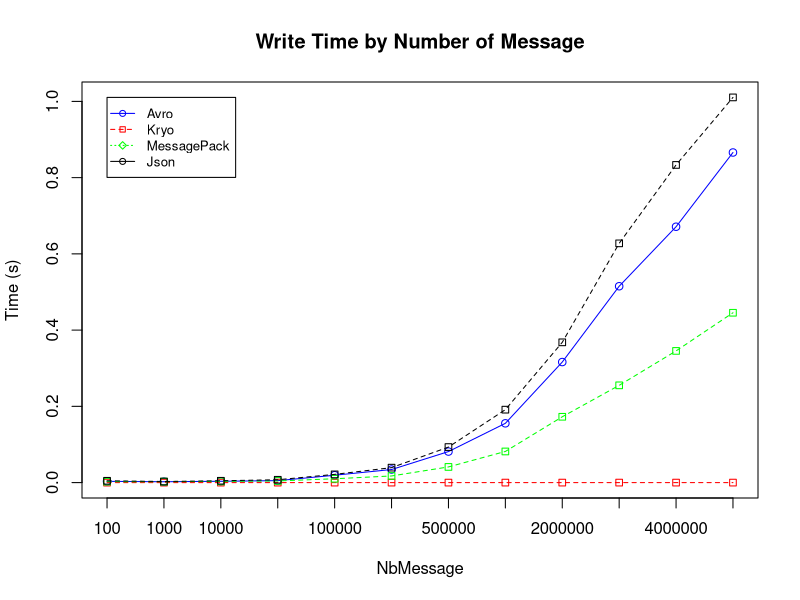
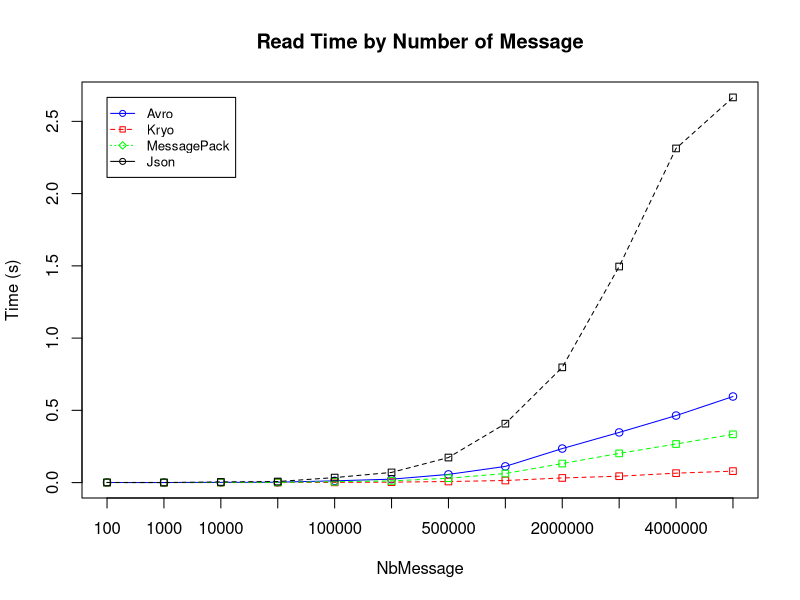
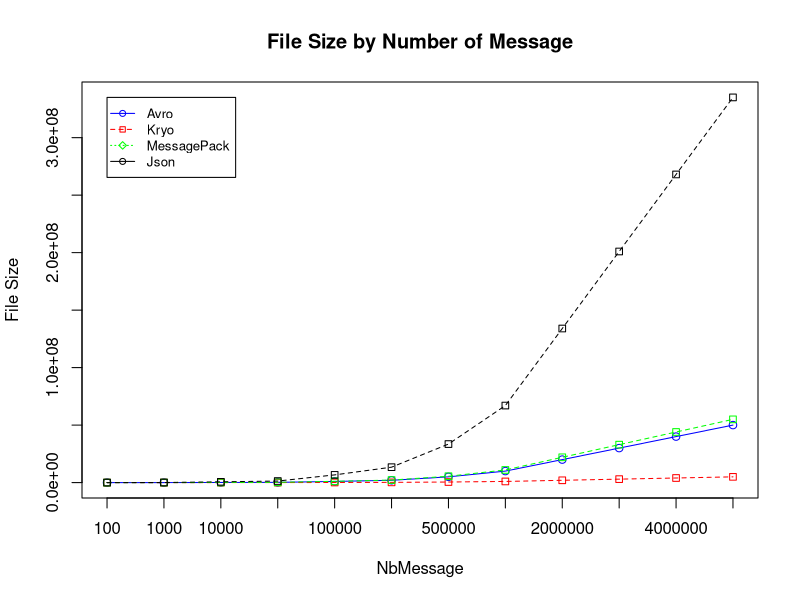

Recreate these plots in R, in order.
MyData <- read.csv(file="stats.csv", header=TRUE, sep=",")
Avro<-MyData[MyData$V1=="Avro",]
Kryo<-MyData[MyData$V1=="Kryo",]
MessagePack<-MyData[MyData$V1=="MessagePack",]
Json<-MyData[MyData$V1=="Json",]

mean<-aggregate(MyData$V3, list(gp=MyData$V1, mean=MyData$V2), mean)
max<-aggregate(MyData$V3, list(gp=MyData$V1, max=MyData$V2), max)
min<-aggregate(MyData$V3, list(gp=MyData$V1, min=MyData$V2), min)

AvroMean<-aggregate(Avro$V3, list(nbMessage=Avro$V2), mean)
KryoMean<-aggregate(Kryo$V3, list(nbMessage=Kryo$V2), mean)
MessagePackMean<-aggregate(MessagePack$V3, list(nbMessage=MessagePack$V2), mean)
JsonMean<-aggregate(Json$V3, list(nbMessage=Json$V2), mean)

max_y <- max(mean$x)

plot(AvroMean$x, type="o", col="blue",ylim=c(0,max_y), xaxt="n",  ann=FALSE)
lines(KryoMean$x, type="o", pch=22, lty=2,    col="red")
lines(MessagePackMean$x, type="o", pch=22, lty=2,    col="green")
lines(JsonMean$x, type="o", pch=22, lty=2,    col="black")

# Create a title with a red, bold/italic font
title(main="Write Time by Number of Message", col.main="black", font.main=2)

# Label the x and y axes with dark green text
title(xlab= "NbMessage", col.lab=rgb(0,0,0))
title(ylab= "Time (s)", col.lab=rgb(0,0,0))
axis(1, at=1:12, lab=AvroMean$nbMessage)
legend(1, max_y, c("Avro","Kryo","MessagePack","Json"), cex=0.8, col=c("blue","red","green","black"), 
       pch=21:23, lty=1:3);


mean<-aggregate(MyData$V4, list(gp=MyData$V1, mean=MyData$V2), mean)
max<-aggregate(MyData$V4, list(gp=MyData$V1, max=MyData$V2), max)
min<-aggregate(MyData$V4, list(gp=MyData$V1, min=MyData$V2), min)

AvroMean<-aggregate(Avro$V4, list(nbMessage=Avro$V2), mean)
KryoMean<-aggregate(Kryo$V4, list(nbMessage=Kryo$V2), mean)
MessagePackMean<-aggregate(MessagePack$V4, list(nbMessage=MessagePack$V2), mean)
JsonMean<-aggregate(Json$V4, list(nbMessage=Json$V2), mean)

max_y <- max(mean$x)

plot(AvroMean$x, type="o", col="blue",ylim=c(0,max_y),  axes=TRUE, xaxt="n",ann=FALSE)
lines(KryoMean$x, type="o", pch=22, lty=2,    col="red")
lines(MessagePackMean$x, type="o", pch=22, lty=2,    col="green")
lines(JsonMean$x, type="o", pch=22, lty=2,    col="black")

# Create a title with a red, bold/italic font
title(main="Read Time by Number of Message", col.main="black", font.main=2)

# Label the x and y axes with dark green text
title(xlab= "NbMessage", col.lab=rgb(0,0,0))
title(ylab= "Time (s)", col.lab=rgb(0,0,0))
axis(1, at=1:12, lab=AvroMean$nbMessage)
legend(1, max_y, c("Avro","Kryo","MessagePack","Json"), cex=0.8, col=c("blue","red","green","black"), 
       pch=21:23, lty=1:3);


mean<-aggregate(MyData$V5, list(gp=MyData$V1, mean=MyData$V2), mean)
max<-aggregate(MyData$V5, list(gp=MyData$V1, max=MyData$V2), max)
min<-aggregate(MyData$V5, list(gp=MyData$V1, min=MyData$V2), min)

AvroMean<-aggregate(Avro$V5, list(nbMessage=Avro$V2), mean)
KryoMean<-aggregate(Kryo$V5, list(nbMessage=Kryo$V2), mean)
MessagePackMean<-aggregate(MessagePack$V5, list(nbMessage=MessagePack$V2), mean)
JsonMean<-aggregate(Json$V5, list(nbMessage=Json$V2), mean)

max_y <- max(mean$x)

plot(AvroMean$x, type="o", col="blue",ylim=c(0,max_y), axes=TRUE, xaxt="n", ann=FALSE)
lines(KryoMean$x, type="o", pch=22, lty=2,    col="red")
lines(MessagePackMean$x, type="o", pch=22, lty=2,    col="green")
lines(JsonMean$x, type="o", pch=22, lty=2,    col="black")

# Create a title with a red, bold/italic font
title(main="File Size by Number of Message", col.main="black", font.main=2)

# Label the x and y axes with dark green text
title(xlab= "NbMessage", col.lab=rgb(0,0,0))
title(ylab= "File Size", col.lab=rgb(0,0,0))
axis(1, at=1:12, lab=AvroMean$nbMessage)

legend(1, max_y, c("Avro","Kryo","MessagePack","Json"), cex=0.8, col=c("blue","red","green","black"), 
       pch=21:23, lty=1:3);